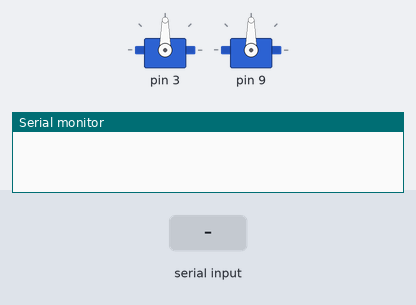
Recording of a sketch running on a simulated Arduino Uno, built with avr-gcc and run on an emulated ATmega328P. On the bench: 2 × servo, the last lines printed to the serial monitor. Inputs (shaded band) come from the test bench.

Above: at 1.2 s.
1.3 s: "cal" received over Serial
At 2.1 s:
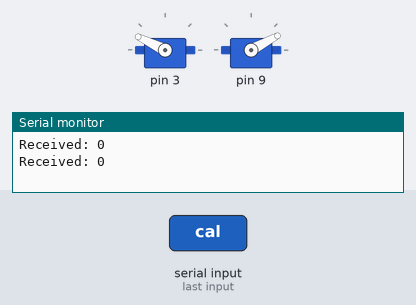
2.8 s: "30,150,10\n" received over Serial
At 3.4 s:
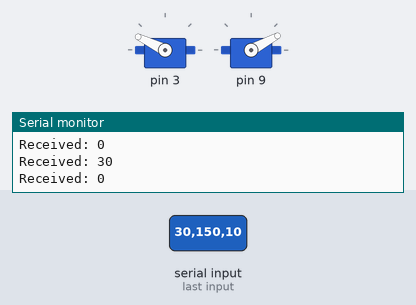
4.4 s: "30,150\n" received over Serial
At 5.7 s:
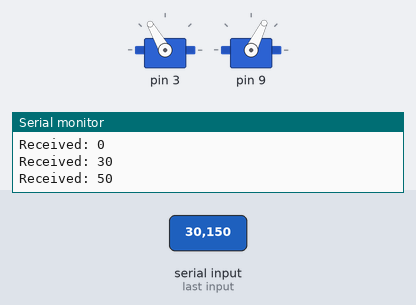
6.0 s: "90,45,200\n" received over Serial
At 7.2 s:
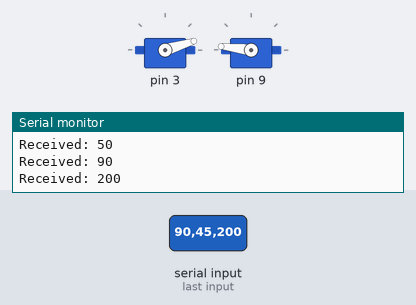
7.6 s: "90,45\n" received over Serial
At 8.4 s:
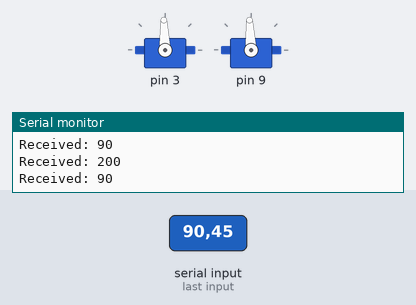
9.1 s: "200\n" received over Serial
At 9.6 s:
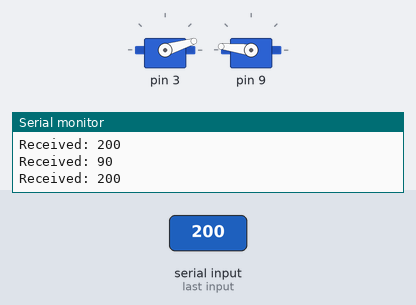
Timing chart, 0 to 11.6 s (numbered marks = the images above; inputs shaded):
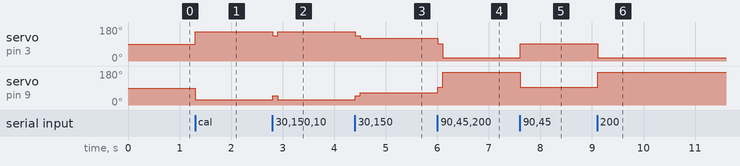

Measured:
- after the input at 1.3 s, servo on pin 3: 90° → 154° at once; servo on pin 9: 90° → 28° at once
- after the input at 2.8 s, servo on pin 3: 154° → 133° at once, → 154° 0.10 s later; servo on pin 9: 28° → 50° at once, → 28° 0.10 s later
- after the input at 4.4 s, servo on pin 3: 154° → 133° at once, → 120° 0.10 s later; servo on pin 9: 28° → 50° at once, → 64° 0.10 s later
- after the input at 6.0 s, servo on pin 3: 120° → 92° at once, → 17° 0.10 s later; servo on pin 9: 64° → 93° at once, → 173° 0.10 s later
- after the input at 7.6 s, servo on pin 3: 17° → 92° at once; servo on pin 9: 173° → 93° at once
- after the input at 9.1 s, servo on pin 3: 92° → 17° at once; servo on pin 9: 93° → 173° at once

The sketch:

servo_test.ino
```cpp
//NOTHING HERE
```

ServoCouple.ino
```cpp
#include <Servo.h>

//Servo Configuration
typedef struct IServoConfiguration{
  float min_us;
  float max_us;
  IServoConfiguration(float min,float max){
    this->min_us = min;
    this->max_us = max;
  }
} IServoConfiguration;

//Servo Extended Class
typedef struct IServo{
  Servo servo;
  int pin;
  float min_us;
  float max_us;
  float max_angle = 180.0f;
  float angle_ratio;

  IServo(int pin){
    this->pin = pin;
  }


  void init(float min_us,float max_us){
    this->servo.attach(this->pin);
    this->setMinMax(min_us,max_us);
  }

  void init(IServoConfiguration configuration){
    this->init(configuration.min_us,configuration.max_us);
  }

  void setMinMax(float min_us,float max_us){
    this->min_us = min_us;
    this->max_us = max_us;
    this->angle_ratio = (max_us - min_us) / max_angle;
  }

  void setMicroseconds(float us){
    this->servo.writeMicroseconds(us);
  }

  float setAngle(float angle){
    float us = angle * this->angle_ratio + this->min_us;
    this->setMicroseconds(us);
    return us;
  }

} IServo;


//Calbirated MOTORS
IServoConfiguration motor7(875.0f,2000.0f);
IServoConfiguration motor11(860.0f,1985.0f);
IServoConfiguration motor5(860.0f,2130.0f);
IServoConfiguration motor17(830.0f,2180.0f);
```

z_setup.ino
```cpp
IServo servo_left(3);
IServo servo_right(9);

bool calibration_mode = false;

void setup(){
  Serial.begin(9600);

  servo_left.init(motor5); // 180 -> 90
  servo_right.init(motor17); // 0 -> 180
}

int target = 0;
int current = 0;
int vel = 10;

void loop()
{
  String s = "";
  while(Serial.available()>0){
    s+=(char)Serial.read();
  }
  if(s.length()>0){
    if(s=="cal"){
      calibration_mode = !calibration_mode;
      if(calibration_mode){
        Serial.println("Calibration mode ON!");
      }else{
        Serial.println("calibration_mode OFF");
      }
    }else{

      Serial.print("Received: ");
      Serial.println(s.toInt());
      if(calibration_mode){
        //servo_left.setMicroseconds(s.toInt());
        servo_right.setMicroseconds(s.toInt());
      }else{
        //servo_left.setAngle(s.toInt());
        float angle = s.toInt();
        float angle2 = 180-angle;
        servo_left.setAngle(angle2);
        servo_right.setAngle(angle);
        //target = s.toInt();


      }
    }

  }
/*  if(abs(current-target)>0){
          current += vel * (target-current)/abs(current-target);
        }else{
          current = target;
          }
  Serial.println(current);
    servo_left.setAngle(current);
    servo_right.setAngle(current);
*/
  delay(100);
}
```
